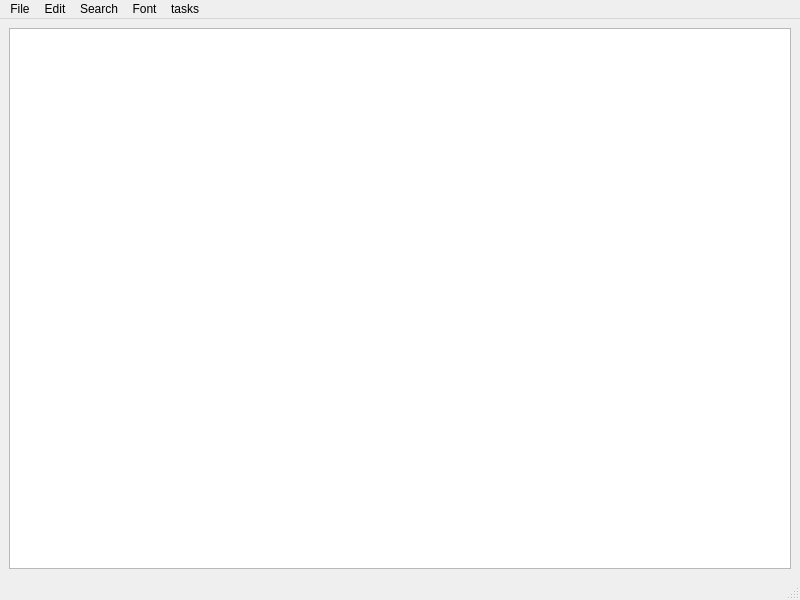
<?xml version="1.0" encoding="UTF-8"?>
<ui version="4.0">
 <class>MainWindow</class>
 <widget class="QMainWindow" name="MainWindow">
  <property name="geometry">
   <rect>
    <x>0</x>
    <y>0</y>
    <width>800</width>
    <height>600</height>
   </rect>
  </property>
  <property name="windowTitle">
   <string>MainWindow</string>
  </property>
  <widget class="QWidget" name="centralwidget">
   <layout class="QHBoxLayout" name="horizontalLayout">
    <item>
     <widget class="QTextEdit" name="textEdit">
      <property name="maximumSize">
       <size>
        <width>788</width>
        <height>549</height>
       </size>
      </property>
     </widget>
    </item>
   </layout>
  </widget>
  <widget class="QMenuBar" name="menubar">
   <property name="geometry">
    <rect>
     <x>0</x>
     <y>0</y>
     <width>800</width>
     <height>17</height>
    </rect>
   </property>
   <widget class="QMenu" name="menuFile">
    <property name="title">
     <string>File</string>
    </property>
    <addaction name="actionNew"/>
    <addaction name="actionOpen"/>
    <addaction name="actionSave_as"/>
    <addaction name="actionSave"/>
    <addaction name="actionExit"/>
   </widget>
   <widget class="QMenu" name="menuEdit">
    <property name="title">
     <string>Edit</string>
    </property>
    <addaction name="actionCut"/>
    <addaction name="actionCopy"/>
    <addaction name="actionPaste"/>
    <addaction name="actionUndo"/>
    <addaction name="actionRedo"/>
   </widget>
   <widget class="QMenu" name="menuSearch">
    <property name="title">
     <string>Search</string>
    </property>
    <addaction name="actionFind"/>
    <addaction name="actionReplace"/>
   </widget>
   <widget class="QMenu" name="menuFont">
    <property name="title">
     <string>Font</string>
    </property>
    <addaction name="actionText_Font"/>
    <addaction name="actionFont_Color"/>
   </widget>
   <widget class="QMenu" name="menutasks">
    <property name="title">
     <string>tasks</string>
    </property>
    <addaction name="actiontask"/>
   </widget>
   <addaction name="menuFile"/>
   <addaction name="menuEdit"/>
   <addaction name="menuSearch"/>
   <addaction name="menuFont"/>
   <addaction name="menutasks"/>
  </widget>
  <widget class="QStatusBar" name="statusbar"/>
  <action name="actionOpen">
   <property name="text">
    <string>Open</string>
   </property>
  </action>
  <action name="actionSave_as">
   <property name="text">
    <string>Save as</string>
   </property>
  </action>
  <action name="actionSave">
   <property name="text">
    <string>Save</string>
   </property>
  </action>
  <action name="actionCut">
   <property name="text">
    <string>Cut</string>
   </property>
  </action>
  <action name="actionCopy">
   <property name="text">
    <string>Copy</string>
   </property>
  </action>
  <action name="actionPaste">
   <property name="text">
    <string>Paste</string>
   </property>
  </action>
  <action name="actionUndo">
   <property name="text">
    <string>Undo</string>
   </property>
  </action>
  <action name="actionRedo">
   <property name="text">
    <string>Redo</string>
   </property>
  </action>
  <action name="actionNew">
   <property name="text">
    <string>New</string>
   </property>
  </action>
  <action name="actionExit">
   <property name="text">
    <string>Exit</string>
   </property>
  </action>
  <action name="actionFind">
   <property name="text">
    <string>Find</string>
   </property>
  </action>
  <action name="actionReplace">
   <property name="text">
    <string>Replace</string>
   </property>
  </action>
  <action name="action_xml_version_1_0_encoding_UTF_8_ui_version_4_0_widget_name_qt_fake_top_level_widget_class_QFontComboBox_name_fontComboBox_property_name_geometry_rect_x_6_x_y_269_y_width_163_width_height_22_height_rect_property_widget_widget_resources_ui">
   <property name="text">
    <string>&lt;?xml version=&quot;1.0&quot; encoding=&quot;UTF-8&quot;?&gt;
&lt;ui version=&quot;4.0&quot;&gt;
 &lt;widget name=&quot;__qt_fake_top_level&quot;&gt;
  &lt;widget class=&quot;QFontComboBox&quot; name=&quot;fontComboBox&quot;&gt;
   &lt;property name=&quot;geometry&quot;&gt;
    &lt;rect&gt;
     &lt;x&gt;6&lt;/x&gt;
     &lt;y&gt;269&lt;/y&gt;
     &lt;width&gt;163&lt;/width&gt;
     &lt;height&gt;22&lt;/height&gt;
    &lt;/rect&gt;
   &lt;/property&gt;
  &lt;/widget&gt;
 &lt;/widget&gt;
 &lt;resources/&gt;
&lt;/ui&gt;
</string>
   </property>
  </action>
  <action name="actionText_Font">
   <property name="text">
    <string>Text Font</string>
   </property>
  </action>
  <action name="actionTasks">
   <property name="text">
    <string>Tasks</string>
   </property>
  </action>
  <action name="actionFont_Color">
   <property name="text">
    <string>Font Color</string>
   </property>
  </action>
  <action name="actiontask">
   <property name="text">
    <string>task</string>
   </property>
  </action>
 </widget>
 <resources/>
 <connections/>
</ui>
